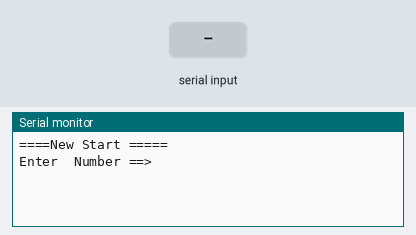
Recording of a sketch running on a simulated Arduino Uno, built with avr-gcc and run on an emulated ATmega328P. Parts: the last lines printed to the serial monitor. The inputs (shaded band) are chosen by the test bench.

Above: at 1.2 s.
1.3 s: "90,45\n" received over Serial
At 2.2 s:
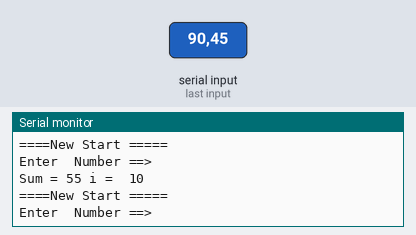
2.8 s: "30,150\n" received over Serial
At 5.1 s:
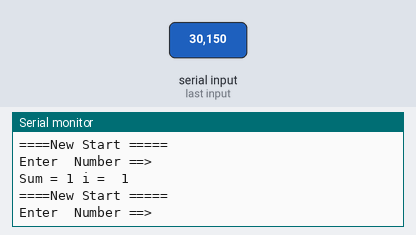
Timing chart, 0 to 6.6 s (numbered marks = the images above; inputs shaded):
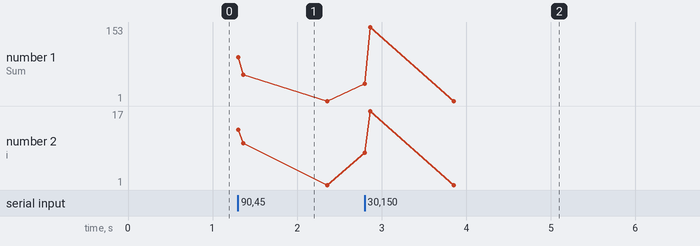

Measured:
- after the input at 1.3 s, the serial monitor: prints a new line at once (image 1)
- after the input at 2.8 s, the serial monitor: prints a new line at once (image 2)

The sketch:

5-15.ino
```cpp
void setup() {
  // 시리얼 통신 속도 설정 : 속도 9600 bps, 8데이터 비트, 패리티 없음, 한 개의 스톱비트
 Serial.begin(9600) ;

}
void loop() {
     int Sum = 0, Num1 = 0;
     int  i = 0 ;


      Serial.println("====New Start =====");
      Serial.println("Enter  Number ==>");

           // PC에서 데이터가 전송되어 올때까지 기다린다.
          while(1) {
             if(Serial.available() > 0 ) break;
          }
          Num1 =  Serial.parseInt();

         for( ; ; ) {
              Sum = Sum + i ;
              if(Sum > Num1 ) break;
              i++ ;
         }
         Serial.print("Sum = ");
         Serial.print(Sum);
         Serial.print(" i =  ");
         Serial.println(i);
}
```
